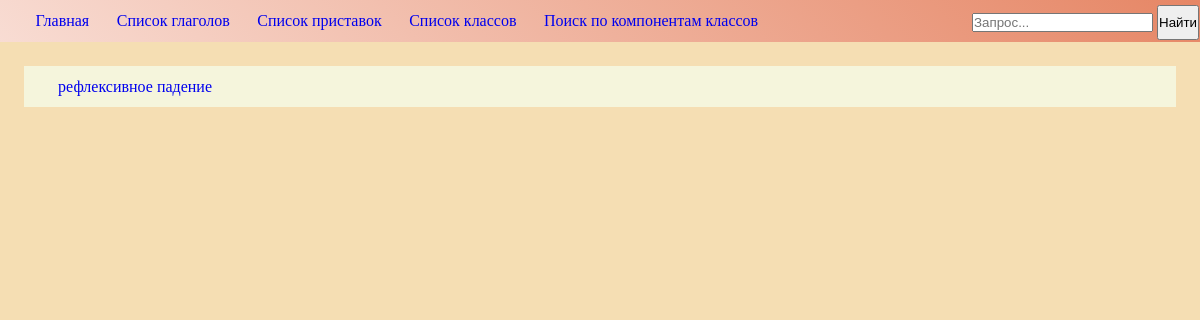
The page /classes/ on the database as committed earlier.
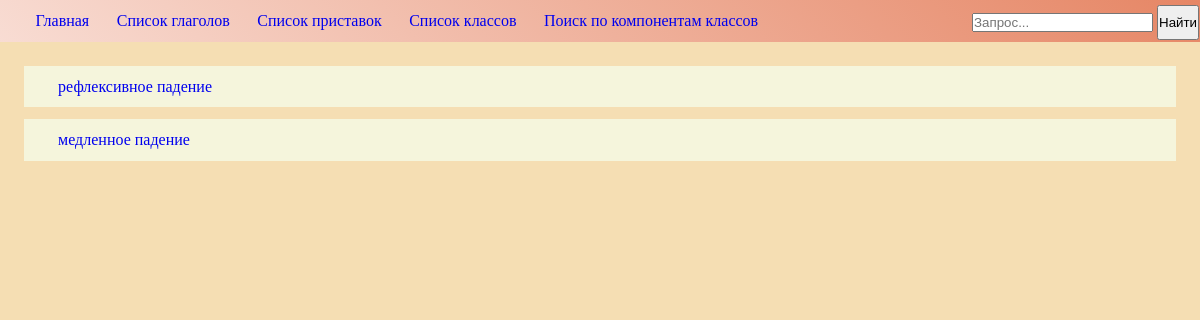
The same page on the database as committed later.
### classes/models.py (models this page shows, shortened)
class Class(models.Model):
    class_name = models.CharField(max_length=100)
    components = models.ManyToManyField(Component)
    types_choices = (
        ('физическое', 'физическое'),
        ('метафорическое', 'метафорическое')
    )
    class_type = models.CharField(max_length=30, choices=types_choices, blank=True, null=True)
    class Meta:
        verbose_name_plural = "classes"

### classes/views.py (the view)
# urls.py: url(r'^', include('index.urls')),
def index(request):
    context = {}
    context['classes'] = Class.objects.all()
    return render(request, 'classes/index.html', context)

### templates/classes/index.html (shortened to what this page needs)
{% extends "base.html" %}
{% block content %}
    {% if classes %}
        {% for class in classes %}
            <p class="line">
                <a href="{% url 'classes:wordlist' class.id %}" class="element_links">{{ class.class_name }}</a>
            </p>
        {% endfor %}
    {% endif %}
{% endblock %}

### templates/base.html (shortened to what this page needs)
<html>
    <head>
    </head>
    <body>
        <div id="menu">
            <a href="{% url 'index:index' %}" class="element">Главная</a>
            <a href="{% url 'words:index' %}" class="element">Список глаголов</a>
            <a href="{% url 'prefs:index' %}" class="element">Список приставок</a>
            <a href="{% url 'classes:index' %}" class="element">Список классов</a>
            <a href="{% url 'search:components' %}" class="element">Поиск по компонентам классов</a>
            <div id="search">
            <form action="{% url 'search:index' %}" method="post">
                <input type="text" name="query" placeholder="Запрос..."/>
                <input type="submit" value="Найти" style="height: 35px;"/>
            </form>
        </div>
        </div>
        <div id="content">
            {% block content %}{% endblock %}
        </div>
    </body>
</html>

### templates/base.html (style rules this page uses)
* { margin: 0; padding: 0; }
body { background-color: wheat; }
#menu { padding: 1%; background: linear-gradient(45deg, #f8dcd3, #e68665); font-family: fantasy; }
.element { margin-left: 2%; text-decoration: none; font: serif; }
.line { display: block; padding: 1%; background-color: beige; margin: 1%; font: serif; }
#content { padding: 1%; font: serif; }
#search { position: absolute; margin-top: -25px; margin-left: 80%; }

### templates/classes/index.html (style rules this page uses)
.element_links { padding-left: 2%; text-decoration: none; }

Rows that differ between the two databases and show on the page:
added Class: class_name "медленное падение"
